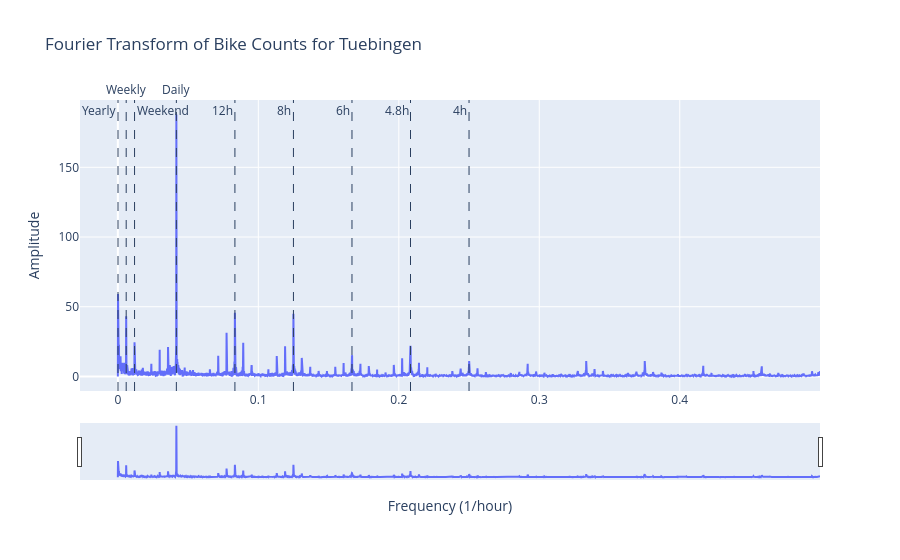
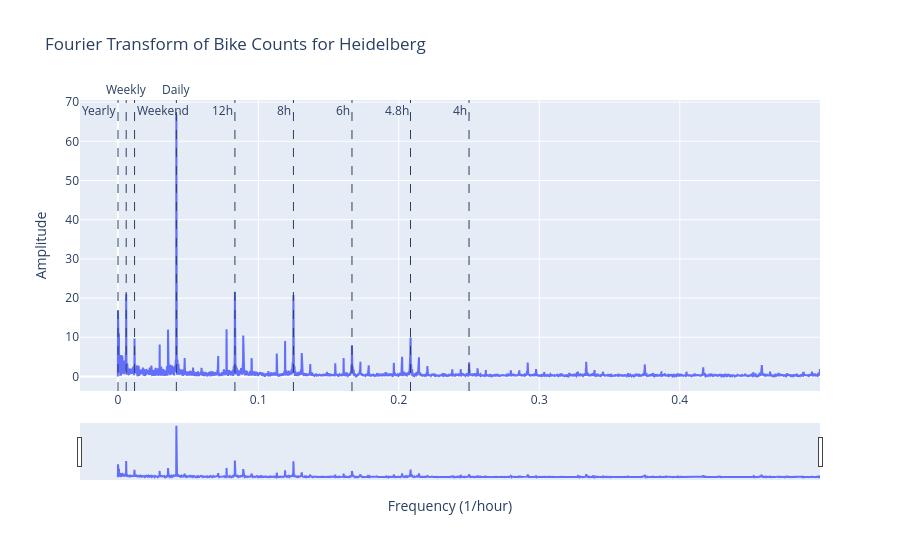
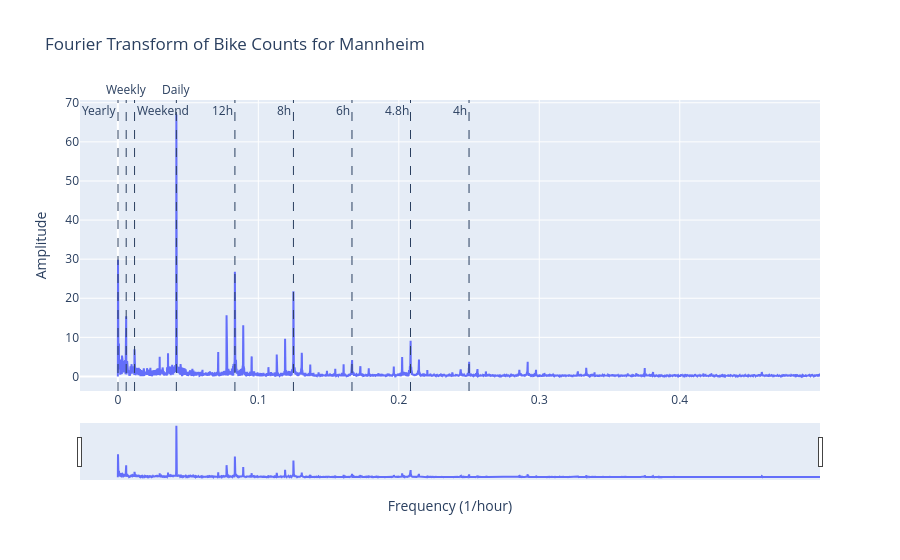

Notebook code for these charts, in order:
### Code cell
plot_fourier_transform(tue_bike, title='Fourier Transform of Bike Counts for Tuebingen')
plot_fourier_transform(hd_bike, title='Fourier Transform of Bike Counts for Heidelberg')
plot_fourier_transform(ma_bike, title='Fourier Transform of Bike Counts for Mannheim')

### Figure 1 — Plotly figure (JSON) as saved in the notebook; plotly's stock layout.template omitted (floating-point values rounded to 4 significant figures; data arrays with more than 128 entries replaced by an {"elided": "..."} marker saying what was removed)
{"data": [{"mode": "lines", "name": "FFT Amplitude", "type": "scatter", "x": {"elided": "4380 float values"}, "y": {"elided": "4380 float values"}}], "layout": {"annotations": [{"showarrow": false, "text": "Yearly", "x": 0.0001142, "xanchor": "right", "xref": "x", "y": 1, "yanchor": "top", "yref": "y domain"}, {"showarrow": false, "text": "Weekly", "x": 0.005952, "xanchor": "center", "xref": "x", "y": 1, "yanchor": "bottom", "yref": "y domain"}, {"showarrow": false, "text": "Weekend", "x": 0.0119, "xanchor": "left", "xref": "x", "y": 1, "yanchor": "top", "yref": "y domain"}, {"showarrow": false, "text": "Daily", "x": 0.04167, "xanchor": "center", "xref": "x", "y": 1, "yanchor": "bottom", "yref": "y domain"}, {"showarrow": false, "text": "12h", "x": 0.08333, "xanchor": "right", "xref": "x", "y": 1, "yanchor": "top", "yref": "y domain"}, {"showarrow": false, "text": "8h", "x": 0.125, "xanchor": "right", "xref": "x", "y": 1, "yanchor": "top", "yref": "y domain"}, {"showarrow": false, "text": "6h", "x": 0.1667, "xanchor": "right", "xref": "x", "y": 1, "yanchor": "top", "yref": "y domain"}, {"showarrow": false, "text": "4.8h", "x": 0.2083, "xanchor": "right", "xref": "x", "y": 1, "yanchor": "top", "yref": "y domain"}, {"showarrow": false, "text": "4h", "x": 0.25, "xanchor": "right", "xref": "x", "y": 1, "yanchor": "top", "yref": "y domain"}], "hovermode": "x unified", "shapes": [{"line": {"dash": "dash", "width": 1}, "type": "line", "x0": 0.0001142, "x1": 0.0001142, "xref": "x", "y0": 0, "y1": 1, "yref": "y domain"}, {"line": {"dash": "dash", "width": 1}, "type": "line", "x0": 0.005952, "x1": 0.005952, "xref": "x", "y0": 0, "y1": 1, "yref": "y domain"}, {"line": {"dash": "dash", "width": 1}, "type": "line", "x0": 0.0119, "x1": 0.0119, "xref": "x", "y0": 0, "y1": 1, "yref": "y domain"}, {"line": {"dash": "dash", "width": 1}, "type": "line", "x0": 0.04167, "x1": 0.04167, "xref": "x", "y0": 0, "y1": 1, "yref": "y domain"}, {"line": {"dash": "dash", "width": 1}, "type": "line", "x0": 0.08333, "x1": 0.08333, "xref": "x", "y0": 0, "y1": 1, "yref": "y domain"}, {"line": {"dash": "dash", "width": 1}, "type": "line", "x0": 0.125, "x1": 0.125, "xref": "x", "y0": 0, "y1": 1, "yref": "y domain"}, {"line": {"dash": "dash", "width": 1}, "type": "line", "x0": 0.1667, "x1": 0.1667, "xref": "x", "y0": 0, "y1": 1, "yref": "y domain"}, {"line": {"dash": "dash", "width": 1}, "type": "line", "x0": 0.2083, "x1": 0.2083, "xref": "x", "y0": 0, "y1": 1, "yref": "y domain"}, {"line": {"dash": "dash", "width": 1}, "type": "line", "x0": 0.25, "x1": 0.25, "xref": "x", "y0": 0, "y1": 1, "yref": "y domain"}], "title": {"text": "Fourier Transform of Bike Counts for Tuebingen"}, "xaxis": {"rangeslider": {"visible": true}, "title": {"text": "Frequency (1/hour)"}}, "yaxis": {"title": {"text": "Amplitude"}}}}

### Figure 2 — Plotly figure (JSON) as saved in the notebook; plotly's stock layout.template omitted (floating-point values rounded to 4 significant figures; data arrays with more than 128 entries replaced by an {"elided": "..."} marker saying what was removed)
{"data": [{"mode": "lines", "name": "FFT Amplitude", "type": "scatter", "x": {"elided": "4380 float values"}, "y": {"elided": "4380 float values"}}], "layout": {"annotations": [{"showarrow": false, "text": "Yearly", "x": 0.0001142, "xanchor": "right", "xref": "x", "y": 1, "yanchor": "top", "yref": "y domain"}, {"showarrow": false, "text": "Weekly", "x": 0.005952, "xanchor": "center", "xref": "x", "y": 1, "yanchor": "bottom", "yref": "y domain"}, {"showarrow": false, "text": "Weekend", "x": 0.0119, "xanchor": "left", "xref": "x", "y": 1, "yanchor": "top", "yref": "y domain"}, {"showarrow": false, "text": "Daily", "x": 0.04167, "xanchor": "center", "xref": "x", "y": 1, "yanchor": "bottom", "yref": "y domain"}, {"showarrow": false, "text": "12h", "x": 0.08333, "xanchor": "right", "xref": "x", "y": 1, "yanchor": "top", "yref": "y domain"}, {"showarrow": false, "text": "8h", "x": 0.125, "xanchor": "right", "xref": "x", "y": 1, "yanchor": "top", "yref": "y domain"}, {"showarrow": false, "text": "6h", "x": 0.1667, "xanchor": "right", "xref": "x", "y": 1, "yanchor": "top", "yref": "y domain"}, {"showarrow": false, "text": "4.8h", "x": 0.2083, "xanchor": "right", "xref": "x", "y": 1, "yanchor": "top", "yref": "y domain"}, {"showarrow": false, "text": "4h", "x": 0.25, "xanchor": "right", "xref": "x", "y": 1, "yanchor": "top", "yref": "y domain"}], "hovermode": "x unified", "shapes": [{"line": {"dash": "dash", "width": 1}, "type": "line", "x0": 0.0001142, "x1": 0.0001142, "xref": "x", "y0": 0, "y1": 1, "yref": "y domain"}, {"line": {"dash": "dash", "width": 1}, "type": "line", "x0": 0.005952, "x1": 0.005952, "xref": "x", "y0": 0, "y1": 1, "yref": "y domain"}, {"line": {"dash": "dash", "width": 1}, "type": "line", "x0": 0.0119, "x1": 0.0119, "xref": "x", "y0": 0, "y1": 1, "yref": "y domain"}, {"line": {"dash": "dash", "width": 1}, "type": "line", "x0": 0.04167, "x1": 0.04167, "xref": "x", "y0": 0, "y1": 1, "yref": "y domain"}, {"line": {"dash": "dash", "width": 1}, "type": "line", "x0": 0.08333, "x1": 0.08333, "xref": "x", "y0": 0, "y1": 1, "yref": "y domain"}, {"line": {"dash": "dash", "width": 1}, "type": "line", "x0": 0.125, "x1": 0.125, "xref": "x", "y0": 0, "y1": 1, "yref": "y domain"}, {"line": {"dash": "dash", "width": 1}, "type": "line", "x0": 0.1667, "x1": 0.1667, "xref": "x", "y0": 0, "y1": 1, "yref": "y domain"}, {"line": {"dash": "dash", "width": 1}, "type": "line", "x0": 0.2083, "x1": 0.2083, "xref": "x", "y0": 0, "y1": 1, "yref": "y domain"}, {"line": {"dash": "dash", "width": 1}, "type": "line", "x0": 0.25, "x1": 0.25, "xref": "x", "y0": 0, "y1": 1, "yref": "y domain"}], "title": {"text": "Fourier Transform of Bike Counts for Heidelberg"}, "xaxis": {"rangeslider": {"visible": true}, "title": {"text": "Frequency (1/hour)"}}, "yaxis": {"title": {"text": "Amplitude"}}}}

### Figure 3 — Plotly figure (JSON) as saved in the notebook; plotly's stock layout.template omitted (floating-point values rounded to 4 significant figures; data arrays with more than 128 entries replaced by an {"elided": "..."} marker saying what was removed)
{"data": [{"mode": "lines", "name": "FFT Amplitude", "type": "scatter", "x": {"elided": "4380 float values"}, "y": {"elided": "4380 float values"}}], "layout": {"annotations": [{"showarrow": false, "text": "Yearly", "x": 0.0001142, "xanchor": "right", "xref": "x", "y": 1, "yanchor": "top", "yref": "y domain"}, {"showarrow": false, "text": "Weekly", "x": 0.005952, "xanchor": "center", "xref": "x", "y": 1, "yanchor": "bottom", "yref": "y domain"}, {"showarrow": false, "text": "Weekend", "x": 0.0119, "xanchor": "left", "xref": "x", "y": 1, "yanchor": "top", "yref": "y domain"}, {"showarrow": false, "text": "Daily", "x": 0.04167, "xanchor": "center", "xref": "x", "y": 1, "yanchor": "bottom", "yref": "y domain"}, {"showarrow": false, "text": "12h", "x": 0.08333, "xanchor": "right", "xref": "x", "y": 1, "yanchor": "top", "yref": "y domain"}, {"showarrow": false, "text": "8h", "x": 0.125, "xanchor": "right", "xref": "x", "y": 1, "yanchor": "top", "yref": "y domain"}, {"showarrow": false, "text": "6h", "x": 0.1667, "xanchor": "right", "xref": "x", "y": 1, "yanchor": "top", "yref": "y domain"}, {"showarrow": false, "text": "4.8h", "x": 0.2083, "xanchor": "right", "xref": "x", "y": 1, "yanchor": "top", "yref": "y domain"}, {"showarrow": false, "text": "4h", "x": 0.25, "xanchor": "right", "xref": "x", "y": 1, "yanchor": "top", "yref": "y domain"}], "hovermode": "x unified", "shapes": [{"line": {"dash": "dash", "width": 1}, "type": "line", "x0": 0.0001142, "x1": 0.0001142, "xref": "x", "y0": 0, "y1": 1, "yref": "y domain"}, {"line": {"dash": "dash", "width": 1}, "type": "line", "x0": 0.005952, "x1": 0.005952, "xref": "x", "y0": 0, "y1": 1, "yref": "y domain"}, {"line": {"dash": "dash", "width": 1}, "type": "line", "x0": 0.0119, "x1": 0.0119, "xref": "x", "y0": 0, "y1": 1, "yref": "y domain"}, {"line": {"dash": "dash", "width": 1}, "type": "line", "x0": 0.04167, "x1": 0.04167, "xref": "x", "y0": 0, "y1": 1, "yref": "y domain"}, {"line": {"dash": "dash", "width": 1}, "type": "line", "x0": 0.08333, "x1": 0.08333, "xref": "x", "y0": 0, "y1": 1, "yref": "y domain"}, {"line": {"dash": "dash", "width": 1}, "type": "line", "x0": 0.125, "x1": 0.125, "xref": "x", "y0": 0, "y1": 1, "yref": "y domain"}, {"line": {"dash": "dash", "width": 1}, "type": "line", "x0": 0.1667, "x1": 0.1667, "xref": "x", "y0": 0, "y1": 1, "yref": "y domain"}, {"line": {"dash": "dash", "width": 1}, "type": "line", "x0": 0.2083, "x1": 0.2083, "xref": "x", "y0": 0, "y1": 1, "yref": "y domain"}, {"line": {"dash": "dash", "width": 1}, "type": "line", "x0": 0.25, "x1": 0.25, "xref": "x", "y0": 0, "y1": 1, "yref": "y domain"}], "title": {"text": "Fourier Transform of Bike Counts for Mannheim"}, "xaxis": {"rangeslider": {"visible": true}, "title": {"text": "Frequency (1/hour)"}}, "yaxis": {"title": {"text": "Amplitude"}}}}
